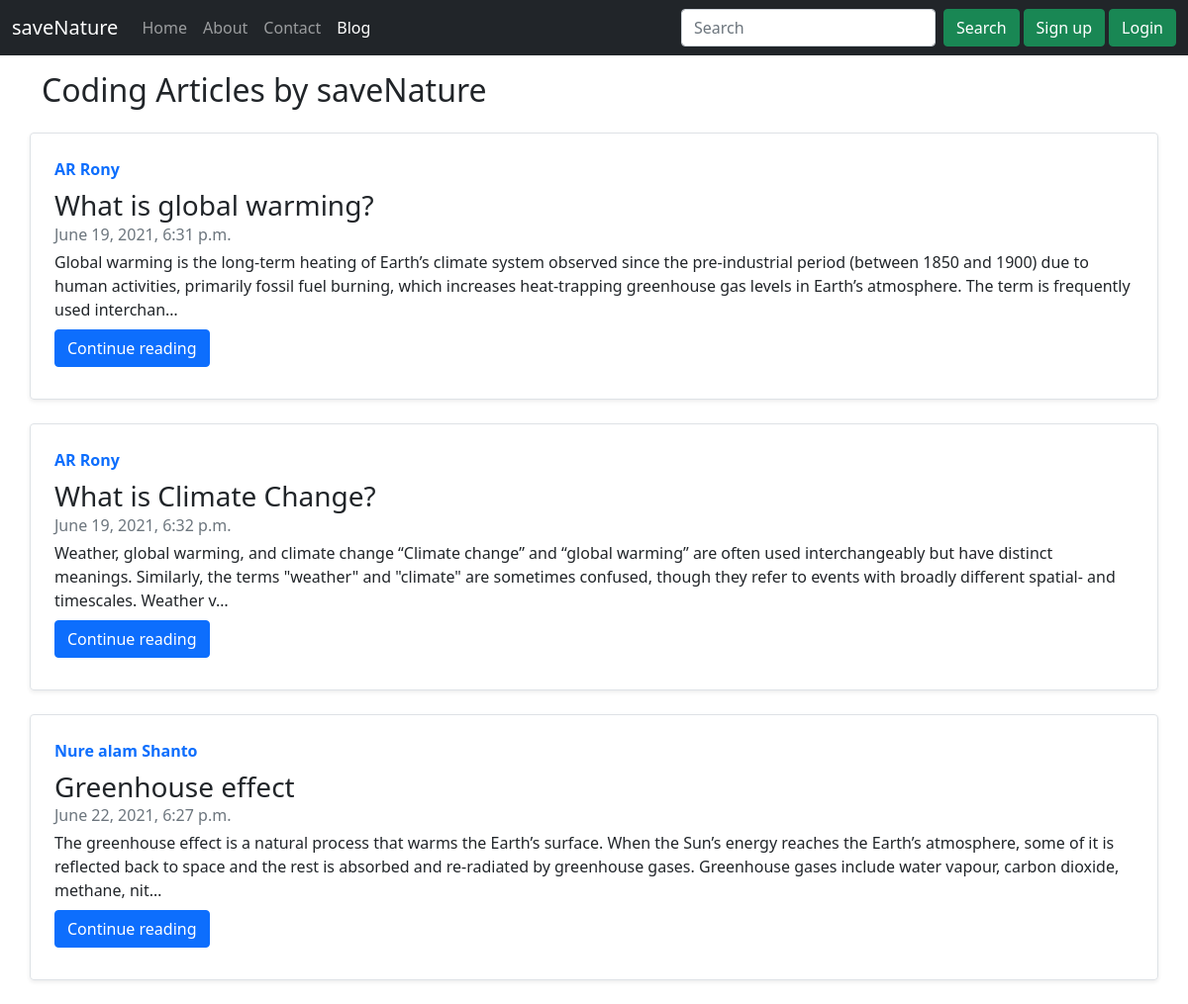
Screenshot of /blog/ with the database file from the repository.
### blog/models.py (models this page shows, shortened)
class Post(models.Model):
        sno=models.AutoField(primary_key=True)
        title=models.CharField(max_length=150)
        author=models.CharField(max_length=200)
        slug=models.CharField(max_length=200)
        content=models.TextField()
        image=models.ImageField(upload_to='blog/image',default='')
        timeStamp=models.DateTimeField(blank=True)

### blog/views.py (the view)
# urls.py: path("",views.blogHome,name='blogHome'),
def blogHome(request):
    allposts=Post.objects.all()
    context = {'allposts':allposts}
    return render(request,'blog/blogHome.html',context)

### templates/blog/blogHome.html (shortened to what this page needs)
{%extends 'base.html'%}
{%block blogactive%}active{% endblock blogactive%}
{% block body %}
<div class="container my-3">
    <h2>Coding Articles by saveNature</h2>
    {%for post in allposts%}
    <div class="row no-gutters border rounded overflow-hidden flex-md-row mb-4 shadow-sm h-md-250 my-4 position-relative">
        <div class="col p-4 d-flex flex-column position-static">
            <strong class="d-inline-block mb-2 text-primary">{{post.author}}</strong>
            <h3 class="mb-0">{{post.title}}</h3>
            <div class="mb-1 text-muted">{{post.timeStamp}}</div>
            <p class="card-text mb-auto">{{post.content| truncatechars:300}}</p>
            <div class="my-2">
                <a href="/blog/{{post.slug}}" role="button" class="btn btn-primary">Continue reading</a>
            </div>
        </div>
    </div>
    {% endfor %}
    </div>
    {% endblock %}

### rows the page displays
Post: author "AR Rony", title "What is global warming?", timeStamp "June 19, 2021, 6:31 p.m.", content "Global warming is the long-term heating of Earth’s climate system observed since the pre-industrial period (between 1850 and 1900) due to human activities, primarily fossil fuel burning, which increases heat-trapping greenhouse gas levels in Earth’s atmosphere. The term is frequently used interchan…"
Post: author "AR Rony", title "What is Climate Change?", timeStamp "June 19, 2021, 6:32 p.m.", content "Weather, global warming, and climate change “Climate change” and “global warming” are often used interchangeably but have distinct meanings. Similarly, the terms \"weather\" and \"climate\" are sometimes confused, though they refer to events with broadly different spatial- and timescales. Weather v…"
Post: author "Nure alam Shanto", title "Greenhouse effect", timeStamp "June 22, 2021, 6:27 p.m.", content "The greenhouse effect is a natural process that warms the Earth’s surface. When the Sun’s energy reaches the Earth’s atmosphere, some of it is reflected back to space and the rest is absorbed and re-radiated by greenhouse gases. Greenhouse gases include water vapour, carbon dioxide, methane, nit…"
